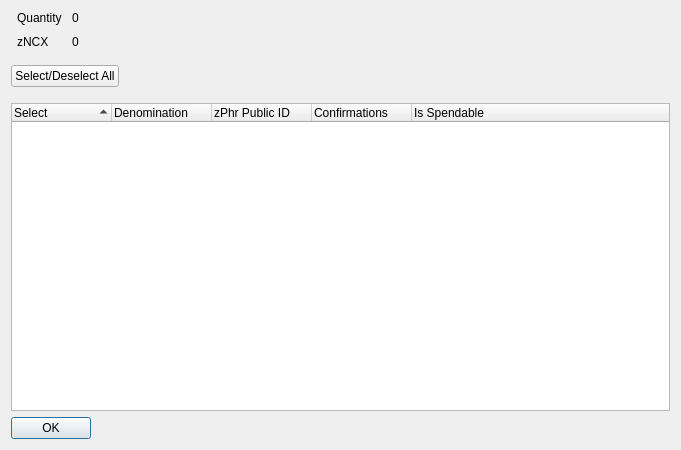
<?xml version="1.0" encoding="UTF-8"?>
<ui version="4.0">
 <class>ZPhrControlDialog</class>
 <widget class="QDialog" name="ZPhrControlDialog">
  <property name="geometry">
   <rect>
    <x>0</x>
    <y>0</y>
    <width>681</width>
    <height>450</height>
   </rect>
  </property>
  <property name="minimumSize">
   <size>
    <width>681</width>
    <height>450</height>
   </size>
  </property>
  <property name="windowTitle">
   <string>Select zPhr to Spend</string>
  </property>
  <layout class="QVBoxLayout" name="verticalLayout" stretch="0,0,0,0">
   <item>
    <layout class="QHBoxLayout" name="horizontalLayout" stretch="0,0">
     <property name="spacing">
      <number>-1</number>
     </property>
     <property name="bottomMargin">
      <number>10</number>
     </property>
     <item>
      <layout class="QFormLayout" name="formLayout">
       <property name="horizontalSpacing">
        <number>10</number>
       </property>
       <property name="verticalSpacing">
        <number>10</number>
       </property>
       <property name="leftMargin">
        <number>6</number>
       </property>
       <property name="rightMargin">
        <number>6</number>
       </property>
       <item row="0" column="0">
        <widget class="QLabel" name="labelQuantity">
         <property name="text">
          <string>Quantity</string>
         </property>
        </widget>
       </item>
       <item row="0" column="1">
        <widget class="QLabel" name="labelQuantity_int">
         <property name="text">
          <string>0</string>
         </property>
        </widget>
       </item>
       <item row="1" column="0">
        <widget class="QLabel" name="labelZPhr">
         <property name="text">
          <string>zNCX</string>
         </property>
        </widget>
       </item>
       <item row="1" column="1">
        <widget class="QLabel" name="labelZPhr_int">
         <property name="text">
          <string>0</string>
         </property>
        </widget>
       </item>
      </layout>
     </item>
     <item>
      <spacer name="horizontalSpacer_2">
       <property name="orientation">
        <enum>Qt::Horizontal</enum>
       </property>
       <property name="sizeHint" stdset="0">
        <size>
         <width>40</width>
         <height>20</height>
        </size>
       </property>
      </spacer>
     </item>
    </layout>
   </item>
   <item>
    <layout class="QHBoxLayout" name="horizontalLayout3" stretch="0,0">
     <property name="spacing">
      <number>14</number>
     </property>
     <property name="bottomMargin">
      <number>10</number>
     </property>
     <item>
      <widget class="QPushButton" name="pushButtonAll">
       <property name="text">
        <string>Select/Deselect All</string>
       </property>
      </widget>
     </item>
     <item>
      <spacer name="horizontalSpacer">
       <property name="orientation">
        <enum>Qt::Horizontal</enum>
       </property>
       <property name="sizeHint" stdset="0">
        <size>
         <width>40</width>
         <height>20</height>
        </size>
       </property>
      </spacer>
     </item>
    </layout>
   </item>
   <item>
    <widget class="QTreeWidget" name="treeWidget">
     <property name="sizePolicy">
      <sizepolicy hsizetype="Expanding" vsizetype="Expanding">
       <horstretch>0</horstretch>
       <verstretch>0</verstretch>
      </sizepolicy>
     </property>
     <property name="minimumSize">
      <size>
       <width>0</width>
       <height>250</height>
      </size>
     </property>
     <property name="alternatingRowColors">
      <bool>true</bool>
     </property>
     <property name="sortingEnabled">
      <bool>true</bool>
     </property>
     <property name="columnCount">
      <number>5</number>
     </property>
     <attribute name="headerDefaultSectionSize">
      <number>100</number>
     </attribute>
     <column>
      <property name="text">
       <string notr="true">Select</string>
      </property>
     </column>
     <column>
      <property name="text">
       <string notr="true">Denomination</string>
      </property>
     </column>
     <column>
      <property name="text">
       <string notr="true">zPhr Public ID</string>
      </property>
     </column>
     <column>
      <property name="text">
       <string notr="true">Confirmations</string>
      </property>
     </column>
     <column>
      <property name="text">
       <string>Is Spendable</string>
      </property>
     </column>
    </widget>
   </item>
   <item>
    <widget class="QDialogButtonBox" name="buttonBox">
     <property name="sizePolicy">
      <sizepolicy hsizetype="Maximum" vsizetype="Fixed">
       <horstretch>0</horstretch>
       <verstretch>0</verstretch>
      </sizepolicy>
     </property>
     <property name="orientation">
      <enum>Qt::Horizontal</enum>
     </property>
     <property name="standardButtons">
      <set>QDialogButtonBox::Ok</set>
     </property>
    </widget>
   </item>
  </layout>
 </widget>
 <resources/>
 <connections>
  <connection>
   <sender>buttonBox</sender>
   <signal>accepted()</signal>
   <receiver>ZPhrControlDialog</receiver>
   <slot>accept()</slot>
   <hints>
    <hint type="sourcelabel">
     <x>248</x>
     <y>254</y>
    </hint>
    <hint type="destinationlabel">
     <x>157</x>
     <y>274</y>
    </hint>
   </hints>
  </connection>
  <connection>
   <sender>buttonBox</sender>
   <signal>rejected()</signal>
   <receiver>ZPhrControlDialog</receiver>
   <slot>reject()</slot>
   <hints>
    <hint type="sourcelabel">
     <x>316</x>
     <y>260</y>
    </hint>
    <hint type="destinationlabel">
     <x>286</x>
     <y>274</y>
    </hint>
   </hints>
  </connection>
 </connections>
</ui>
